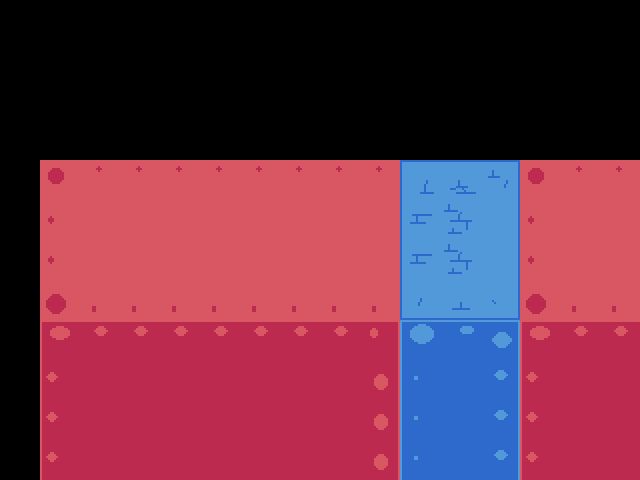

This game map was drawn from its Tiled (.tmx) file and the tilesets committed beside it. A one-line description and the full map source follow:
An orthogonal 16x12 tile map with 40x40 px tiles, 1 tile layer (Слой тайлов 1).

<map version="1.10" tiledversion="1.10.0" orientation="orthogonal" renderorder="right-down" width="16" height="12" tilewidth="40" tileheight="40" infinite="0" nextlayerid="2" nextobjectid="1">
 <editorsettings>
  <export target="homewoods_1.lua" format="lua" />
 </editorsettings>
 <tileset firstgid="1" source="../tilesets/homewoods.tsx" />
 <layer id="1" name="Слой тайлов 1" width="16" height="12">
  <data encoding="csv">
0,0,0,0,0,0,0,0,0,0,0,0,0,0,0,0,
0,0,0,0,0,0,0,0,0,0,0,0,0,0,0,0,
0,0,0,0,0,0,0,0,0,0,0,0,0,0,0,0,
0,0,0,0,0,0,0,0,0,0,0,0,0,0,0,0,
0,1,2,2,2,2,2,2,2,2,4,5,6,1,2,2,
0,14,15,15,15,15,15,15,15,15,17,18,19,14,15,15,
0,14,15,15,15,15,15,15,15,15,17,18,19,14,15,15,
0,27,28,28,28,28,28,28,28,28,30,31,32,27,28,28,
0,40,41,41,41,41,41,41,41,42,43,44,45,40,41,41,
0,53,54,54,54,54,54,54,54,55,56,57,58,53,54,54,
0,53,54,54,54,54,54,54,54,55,56,57,58,53,54,54,
0,53,54,54,54,54,54,54,54,55,56,57,58,53,54,54
</data>
 </layer>
</map>
